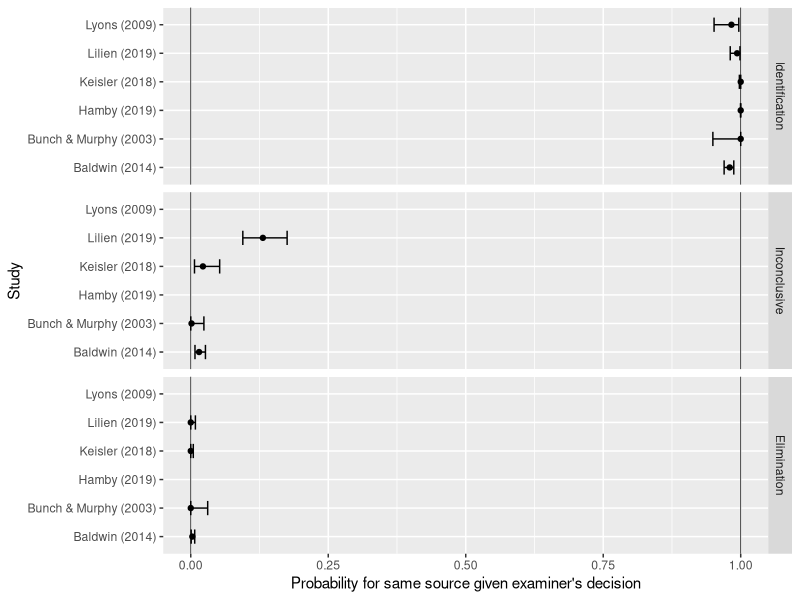

The R source for this figure:
library(tidyverse)
clopper <- function(alpha, success, trials) {
  lower <- qbeta(alpha/2, success, trials-success+1)
  upper <- qbeta(1-alpha/2, success+1, trials-success)
  c(lower, upper)
}

studies <- read.csv("data/studies.csv")
cis <- studies %>% group_by(Study, Decision) %>% 
  summarize(
    pred_ss = sum(Number[Ground.truth=="Same Source"])/sum(Number),
    pred_ss_lower = clopper(0.05, sum(Number[Ground.truth=="Same Source"]), sum(Number))[1],
    pred_ss_upper = clopper(0.05, sum(Number[Ground.truth=="Same Source"]), sum(Number))[2]
  )

cis %>% 
  mutate(
    Decision = factor(Decision, levels=c("Identification", "Inconclusive", "Elimination"))
  ) %>%
  ggplot(aes(x = pred_ss, y = Study)) +
  facet_grid(Decision~.) +
  geom_vline(xintercept=c(0,1), colour = "black", size=0.25) +
  geom_errorbarh(aes(xmin = pred_ss_lower, xmax=pred_ss_upper, y=Study), size=0.5, height = 0.5) +
  geom_point() +
  xlim(c(0,1)) +
  xlab("Probability for same source given examiner's decision")
